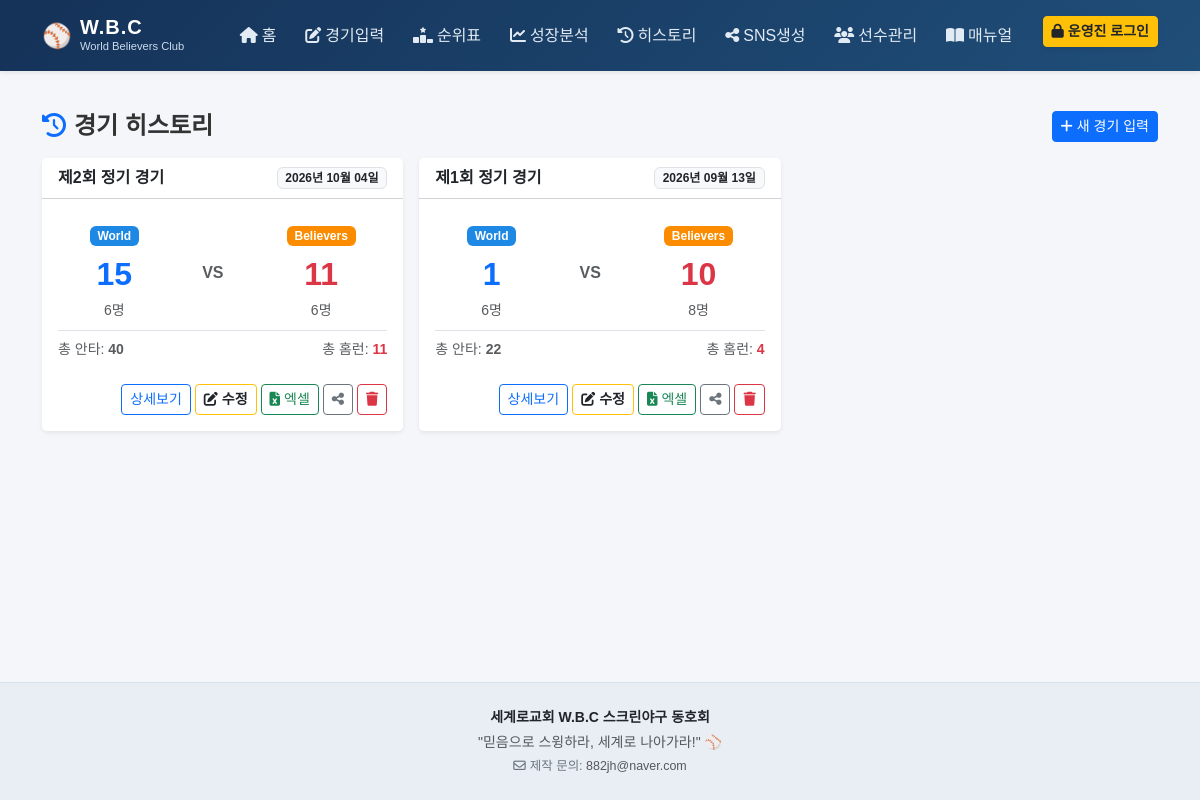
The app's page /history with its own data.
### tables this page shows
CREATE TABLE games (
            id               INTEGER PRIMARY KEY AUTOINCREMENT,
            game_date        TEXT NOT NULL,
            game_number      INTEGER,
            location         TEXT DEFAULT '스크린야구장',
            world_score      INTEGER,
            believers_score  INTEGER,
            notes            TEXT,
            created_at       TEXT DEFAULT (datetime('now','localtime'))
        , match_type TEXT DEFAULT '2teams', score_details TEXT DEFAULT '');

### app.py (the view)
@app.route('/history')
def history():
    conn = get_db()
    games = conn.execute('''
        SELECT g.*,
               COUNT(DISTINCT CASE WHEN br.team='World' THEN br.player_id END) w_players,
               COUNT(DISTINCT CASE WHEN br.team='Believers' THEN br.player_id END) b_players,
               SUM(br.hits) total_hits, SUM(br.hr) total_hr
        FROM games g LEFT JOIN batting_records br ON br.game_id=g.id
        GROUP BY g.id ORDER BY g.game_date DESC, g.id DESC
    ''').fetchall()
    conn.close()
    return render_template('history.html', games=games, fmt_date=fmt_date)

### app.py (called while the page is built)
@app.context_processor
def inject_auth():
    return {
        'is_admin': session.get('is_admin', False),
        'fmt_rate': fmt_rate,
        'fmt_title': format_player_display,
        'fmt_honor': format_player_honorific
    }

def get_db():
    conn = sqlite3.connect(DB_PATH, timeout=10.0)
    conn.row_factory = sqlite3.Row
    conn.execute('PRAGMA foreign_keys = ON')
    conn.execute('PRAGMA journal_mode = WAL')
    conn.execute('PRAGMA busy_timeout = 5000')
    return conn

def fmt_date(d):
    try:
        dt = datetime.strptime(str(d),'%Y-%m-%d')
        return f"{dt.year}년 {dt.month:02d}월 {dt.day:02d}일"
    except:
        return str(d)

### templates/history.html (shortened to what this page needs)
{% extends 'base.html' %}
{% block content %}
<div class="d-flex justify-content-between align-items-center mb-3">
    <h4 class="fw-bold mb-0"><i class="fa-solid fa-clock-rotate-left text-primary me-2"></i>경기 히스토리</h4>
    <a href="{{ url_for('game_new') }}" class="btn btn-primary btn-sm">
        <i class="fa-solid fa-plus me-1"></i>새 경기 입력
    </a>
</div>
<div class="row g-3">
    {% for g in games %}
    <div class="col-md-6 col-lg-4">
        <div class="card shadow-sm border-0 h-100">
            <div class="card-header bg-white d-flex justify-content-between align-items-center py-2">
                <span class="fw-bold text-dark">제{{ g.game_number or '?' }}회 정기 경기</span>
                <span class="badge bg-light text-dark border">{{ fmt_date(g.game_date) }}</span>
            </div>
            <div class="card-body">
                <div class="d-flex justify-content-around align-items-center text-center my-2">
                    <div>
                        <span class="badge badge-world mb-1">World</span>
                        <div class="fs-2 fw-bold text-primary">{{ g.world_score if g.world_score is not none else '-' }}</div>
                        <small class="text-muted">{{ g.w_players or 0 }}명</small>
                    </div>
                    <div class="text-muted fw-bold">VS</div>
                    <div>
                        <span class="badge badge-believers mb-1">Believers</span>
                        <div class="fs-2 fw-bold text-danger">{{ g.believers_score if g.believers_score is not none else '-' }}</div>
                        <small class="text-muted">{{ g.b_players or 0 }}명</small>
                    </div>
                </div>
                <div class="border-top pt-2 mt-2 text-muted small d-flex justify-content-between">
                    <span>총 안타: <strong>{{ g.total_hits or 0 }}</strong></span>
                    <span>총 홈런: <strong class="text-danger">{{ g.total_hr or 0 }}</strong></span>
                </div>
            </div>
            <div class="card-footer bg-white border-top-0 d-flex justify-content-end gap-1 pb-3 flex-wrap">
                <a href="{{ url_for('game_detail', gid=g.id) }}" class="btn btn-outline-primary btn-sm">
                    상세보기
                </a>
                <a href="{{ url_for('game_edit', gid=g.id) }}" class="btn btn-outline-warning text-dark btn-sm fw-bold" title="기록 수정">
                    <i class="fa-solid fa-pen-to-square me-1"></i>수정
                </a>
                <a href="{{ url_for('export_excel', gid=g.id) }}" class="btn btn-outline-success btn-sm" title="엑셀 다운로드">
                    <i class="fa-solid fa-file-excel me-1"></i>엑셀
                </a>
                <a href="{{ url_for('sns_page', gid=g.id) }}" class="btn btn-outline-secondary btn-sm" title="SNS 공유">
                    <i class="fa-solid fa-share-nodes"></i>
                </a>
                <form method="POST" action="{{ url_for('game_delete', gid=g.id) }}" class="d-inline" onsubmit="return confirm('정말 이 경기 기록을 삭제하시겠습니까?');">
                    <button type="submit" class="btn btn-outline-danger btn-sm" title="삭제">
                        <i class="fa-solid fa-trash"></i>
                    </button>
                </form>
            </div>
        </div>
    </div>
    {% else %}
    <div class="col-12 text-center py-5 text-muted">
        <p>등록된 경기 기록이 없습니다.</p>
    </div>
    {% endfor %}
</div>
{% endblock %}

### static/css/style.css (style rules this page uses)
body { font-family: 'Noto Sans KR', sans-serif; background-color: #f4f6f9; color: #333; min-height: 100vh; display: flex; flex-direction: column; }
.badge-world { background-color: #1E88E5; color: white; }
.badge-believers { background-color: #FB8C00; color: white; }

### records on screen
games: game_number "2", game_date "2026년 10월 04일", world_score "15", w_players "6", believers_score "11", b_players "6", total_hits "40"
games: game_number "1", game_date "2026년 09월 13일", world_score "1", w_players "6", believers_score "10", b_players "8", total_hits "22", total_hr "4"
